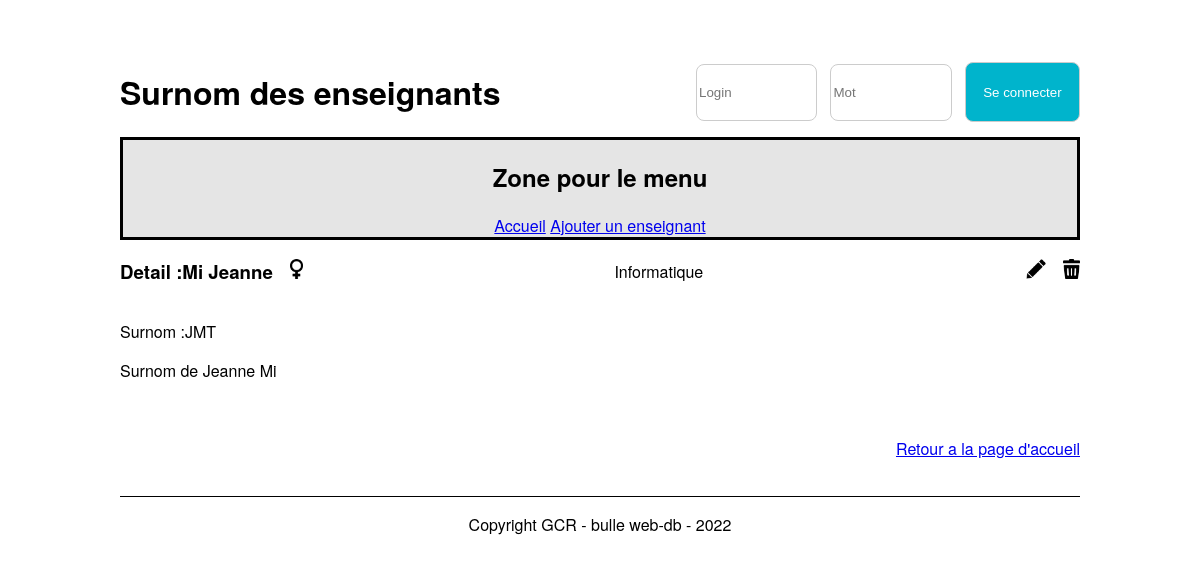
The page /detailTeacher.php?idTeacher=3 (signed in) on the database its author committed.
### tables this page shows
CREATE TABLE `t_teacher` (
  `idTeacher` int NOT NULL,
  `teaFirstname` varchar(50) NOT NULL,
  `teaName` varchar(50) NOT NULL,
  `teaGender` char(1) NOT NULL,
  `teaNickname` varchar(50) NOT NULL,
  `teaOrigine` text NOT NULL,
  `teaPhoto` varchar(75) NOT NULL,
  `fkSection` int NOT NULL

);

CREATE TABLE `t_section` (
  `idSection` int NOT NULL,
  `secName` varchar(20) NOT NULL
);

### src/Database.php (called while the page is built, shortened)
<?php
class Database
{
    private $connector;
    public function __construct()
    {
        try {
            $this->connector = new PDO('mysql:host=localhost:6033;dbname=P_Appro2;charset=utf8', 'root', 'root');
        } catch (PDOException $e) {
            die('Erreur : ' . $e->getMessage());
        }
    }
    private function queryPrepareExecute($query, $binds)
    {
        $req = $this->connector->prepare($query);
        foreach ($binds as $bind => $value) {
            $req->bindValue($bind, $value);
        };
        $req->execute();
        return $req;
    }
    private function formatData($req)
    {
        return $req->fetchALL(PDO::FETCH_ASSOC);
    }
    public function getOneTeacher($id)
    {
        $query = "SELECT * FROM t_teacher, t_section WHERE idTeacher = :id AND fkSection = idSection";
        $bind = array('id' => $id);
        $req = $this->queryPrepareExecute($query, $bind);
        $Oneteacher = $this->formatData($req);
        return $Oneteacher[0];
    }
}

### src/detailTeacher.php (the view, shortened to what this page needs)
<?php
include("Database.php");
$db = new Database();
$OneTeacher = $db->getOneTeacher($_GET["idTeacher"]);
?>
<!DOCTYPE html>
<html lang="fr">
<head>
    <link href="./css/style.css" rel="stylesheet">
</head>
<body>
    <header>
        <div class="container-header">
            <div class="titre-header">
                <h1><?php echo gettext("Surnom des enseignants"); ?></h1>
            </div>
            <div class="login-container">
                <form action="#" method="post">
                    <input type="text" name="user" id="user" placeholder="Login">
                    <input type="password" name="password" id="password" placeholder=<?php echo gettext("Mot de passe"); ?>>
                    <button type="submit" class="btn btn-login"><?php echo gettext("Se connecter"); ?></button>
                </form>
            </div>
        </div>
        <nav>
            <h2><?php echo gettext("Zone pour le menu"); ?></h2>
            <?php if ($_SESSION['userConnected'] >= 1) {
            ?>
                <a href="index.php"><?php echo gettext("Accueil"); ?></a>
                <?php if ($_SESSION['userConnected'] == 2) {
                ?>
                    <a href="addTeacher.php"><?php echo gettext("Ajouter un enseignant"); ?></a>
                <?php } ?>
        </nav>
    <?php } ?>
    </header>
    <div class="container">
        <div class="user-head">
            <h3><?php echo gettext("Detail :"); ?><?php
                            echo $OneTeacher["teaName"] . " " . $OneTeacher["teaFirstname"] ?>
                <?php
                if ($OneTeacher["teaGender"] == "M") {
                    echo '<img style="margin-left: 1vw;" height="20em" src="./img/male.png" alt="male symbole">';
                } else if ($OneTeacher["teaGender"] == "F") {
                    echo '<img style="margin-left: 1vw;" height="20em" src="./img/femelle.png" alt="male symbole">';
                } else if ($OneTeacher["teaGender"] == "A") {
                    echo '<img style="margin-left: 1vw;" height="20em" src="./img/autre.png" alt="male symbole">';
                }
                ?>
            </h3>
            <p>
                <?php echo $OneTeacher["secName"] ?>
            </p>
            <div class="actions">
                <?php if ($_SESSION['userConnected'] == 2) { ?>
                    <a href="#">
                        <img height="20em" src="./img/edit.png" alt="edit icon"></a>
                    <a href="javascript:confirmDelete()">
                        <img height="20em" src="./img/delete.png" alt="delete icon"> </a>
                <?php } ?>
            </div>
        </div>
        <div class="user-body">
            <div class="left">
                <p><?php echo gettext("Surnom :"); echo $OneTeacher["teaNickname"]  ?></p>
                <p> <?php echo $OneTeacher["teaOrigine"]  ?></p>
            </div>
            <div>
            </div>
        </div>
        <div class="user-footer">
            <a href="index.html"><p><?php echo gettext("Retour a la page d'accueil")?></a>
        </div>
    </div>
    <footer>
        <p>Copyright GCR - bulle web-db - 2022</p>
    </footer>
</body>
</html>

### src/css/style.css (style rules this page uses)
body { font-family: "Helvetica Neue", Helvetica, Arial, sans-serif; margin: auto; width: 80%; }
nav { border: black solid 3px; background-color: #e5e5e5; text-align: center; }
.container { height: 50%; }
footer { border-top: black solid 1px; text-align: center; margin-top: 3vw; }
.containerOptions a, .user-head a { text-decoration: none; height: 100%; margin-left: 1vw; }
.user-head { width: 100%; display: flex; flex-direction: row; justify-content: space-between; align-items: center; }
.user-footer { text-align: right; }
.left, .rigth { display: inline-block; }
.left { width: 70%; }
.container-header { display: flex; justify-content: center; align-items: center; padding-top: 5%; }
.titre-header { width: 60%; height: 100%; }
.login-container { width: 40%; height: 100%; display: flex; justify-content: end; align-items: center; }
.login-container form { display: flex; justify-content: space-between; }
.login-container input, .login-container .btn-login { width: 30%; display: inline-block; border: 1px solid #ccc; border-radius: 8px; }
.login-container input { height: 4em; margin-bottom: auto; margin-top: auto; }
.btn-login { background-color: #00b4cc; }
.btn { text-align: center; color: white; width: 100%; border: none; cursor: pointer; height: 4.5em; border-radius: 8px; }

### rows shown on the page
t_teacher: teaName "Mi", teaFirstname "Jeanne", fkSection.secName "Informatique", teaNickname "JMT", teaOrigine "Surnom de Jeanne Mi"

### other values the page prints
gettext("Surnom des enseignants") "Surnom des enseignants"
gettext("Se connecter") "Se connecter"
gettext("Zone pour le menu") "Zone pour le menu"
gettext("Accueil") "Accueil"
gettext("Ajouter un enseignant") "Ajouter un enseignant"
gettext("Detail :") "Detail :"
gettext("Surnom :") "Surnom :"
gettext("Retour a la page d'accueil") "Retour a la page d'accueil"
